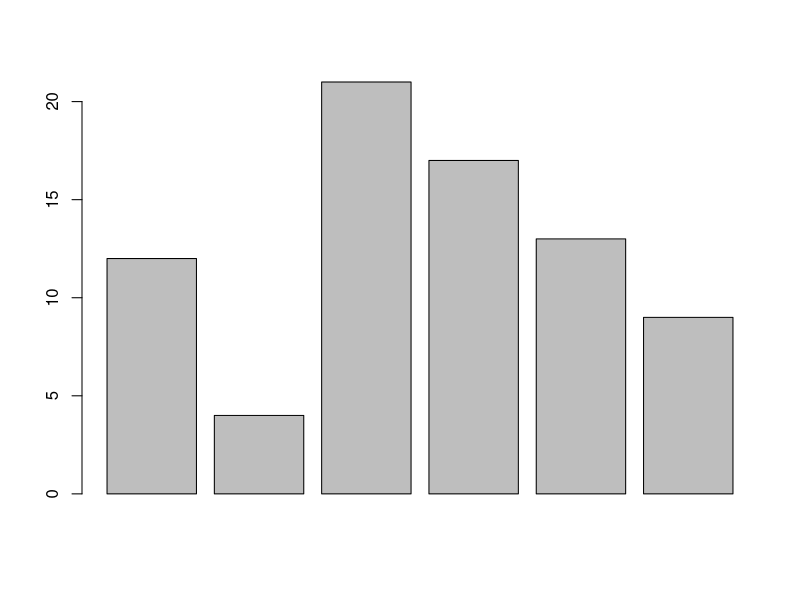
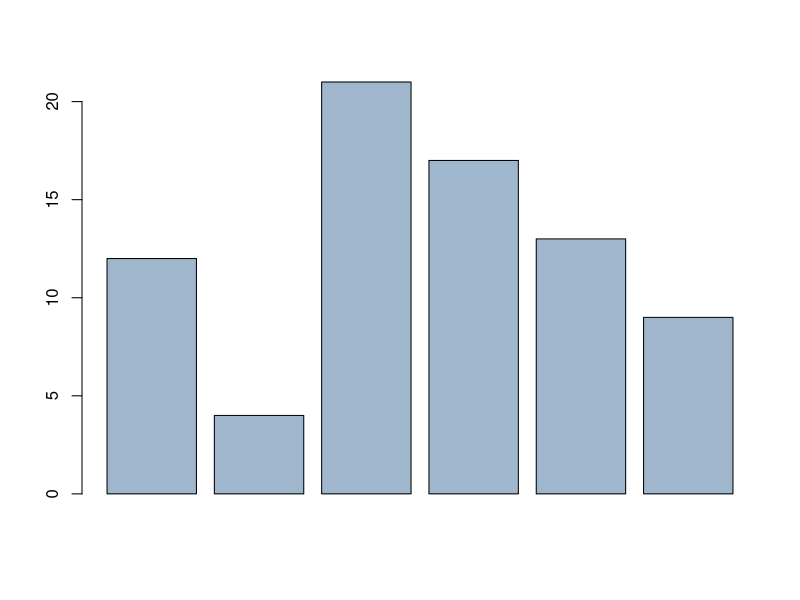
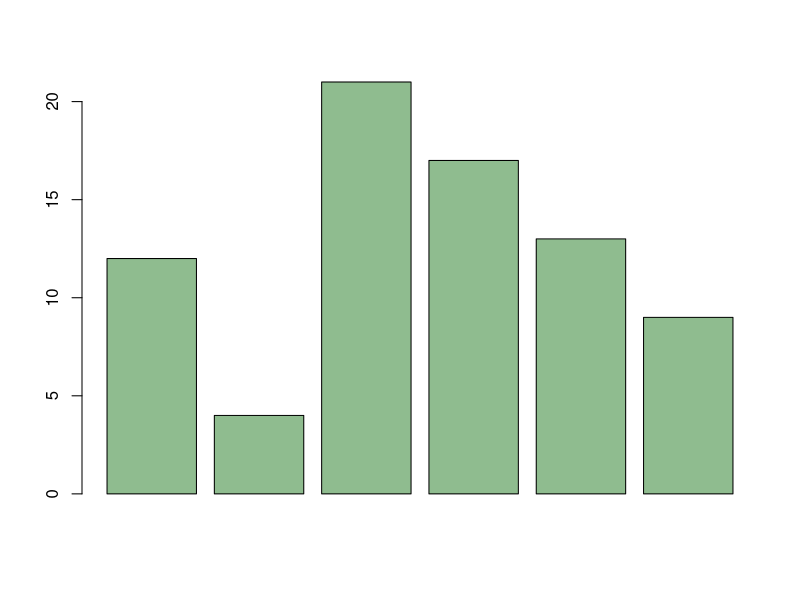
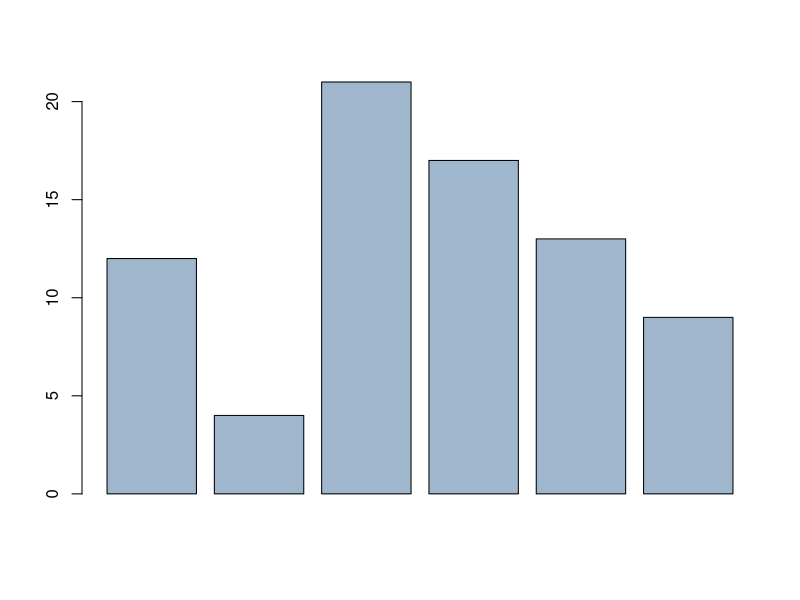
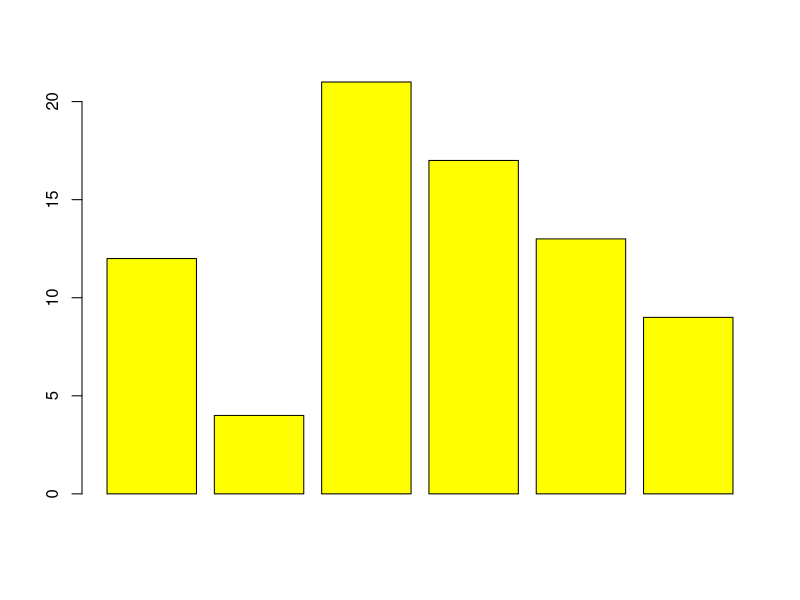
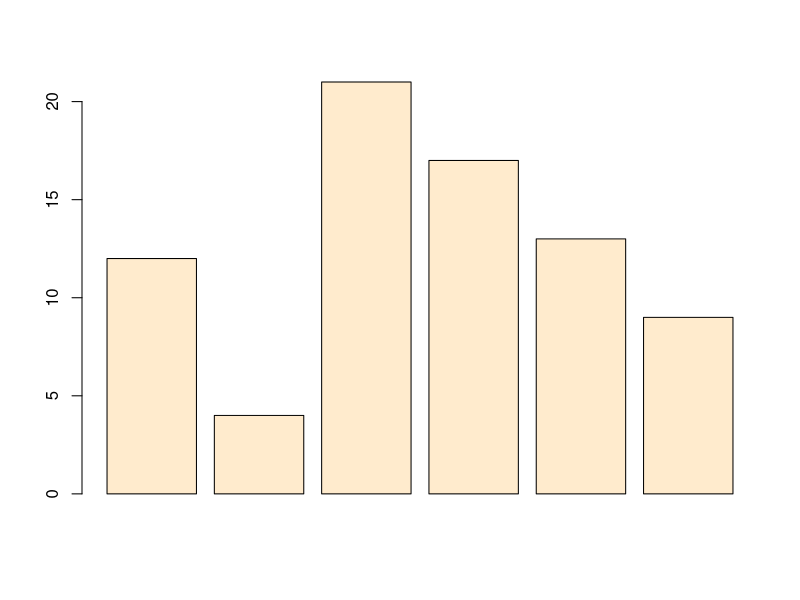
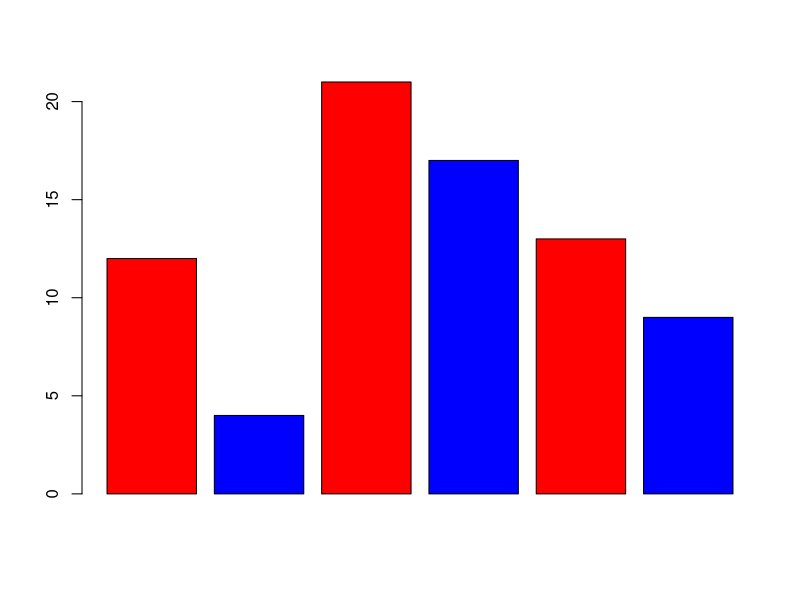
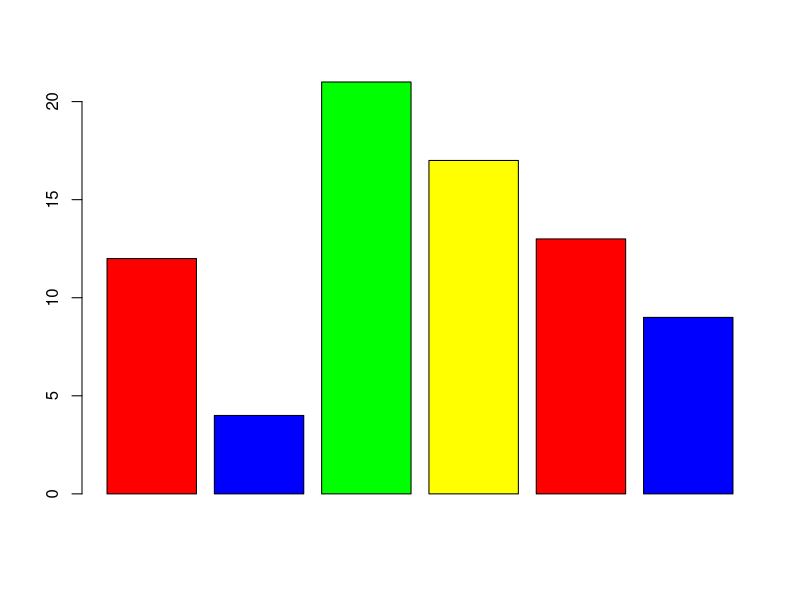

The R source for these figures, in order:
## ---- chunk 1
x=c(12,4,21,17,13,9)
barplot(x)

## ---- chunk 2
colors()
## ---- chunk 3
barplot(x,col="slategray3")

## ---- chunk 4
barplot(x,col=colors()[102])
barplot(x,col=colors()[602])


## ---- chunk 5
col2rgb("yellow") #converts colours to colour code
## ---- chunk 6
barplot(x,col=rgb(255,255,0 ,max=255))
## ---- chunk 7
#hexcodes
barplot(x,col="#FFEBCD")
## ---- chunk 8
#multiple colours
barplot(x,col=c("red","blue"))
barplot(x,col=c("red","blue","green","yellow"))
## ---- chunk 9
#using color palletes
palette()
barplot(x,col=1:6)
barplot(x,col=rainbow(6))
barplot(x,col=heat.colors(6))
barplot(x,col=terrain.colors(6))
barplot(x,col=topo.colors(6))
barplot(x,col=cm.colors(6))





